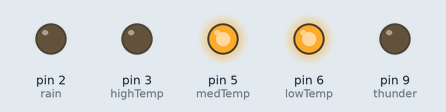
Simulated run of this sketch. Board: Arduino Uno, built for the host (arithmetic inside an expression is 32-bit, double 64-bit). Shown: output pins drawn as LEDs (lit = HIGH).

Above: at 0.1 s.
Timing chart, 0 to 1.6 s (numbered marks = the images above):
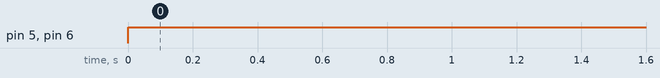

Measured:
- by itself, pin 5 (medTemp), pin 6 (lowTemp): LOW → HIGH at 0.00 s

The sketch:

TempLampMaster.ino
```cpp
// api address
//http://api.openweathermap.org/data/2.5/forecast/city?id=5525577&APPID=d138b452a0709c22d27f2636b1fea9aa&mode=xml
//load shortcuts for arduino ethernet shield
//need to parse xml page in c++
#include <SPI.h>
#include<Ethernet.h>


//Creating variables for pins to use
int highTemp = 3;
int medTemp = 5;
int lowTemp = 6;
int rain = 2;
int thunder = 9;
// Just creating integer variables to use later
int T = 50;
float hT = 0;
float mT = 0;
float lT = 0;

void setup() {
  // put your setup code here, to run once:
  pinMode(highTemp,OUTPUT);
  pinMode(medTemp,OUTPUT);
  pinMode(lowTemp,OUTPUT);
  pinMode(rain, OUTPUT);
  pinMode(thunder,OUTPUT);
}

void loop() {

  //goes after reading api data
  // if statements are put in to include all temperatures
  // For T> some temp, only high temp LED is lit
if (T > 90) {
  digitalWrite(highTemp, HIGH);
  digitalWrite(medTemp, LOW);
  digitalWrite(lowTemp, LOW);
}
// For the higher real range of T, high and medium temp LED's vary in brightness
if (T <= 90 && T >= 70) {
  //Brightness values for each temperature change linearly
  hT = ( (float)T - 70 ) / 20;
  mT = ( 90 - (float)T ) / 20;
  //These values are then applied through PWM
  analogWrite(highTemp, hT*255);
  analogWrite(medTemp, mT*255);
  digitalWrite(lowTemp, LOW);
}
//  for the median real number range of T, only medium LED is on
if (T < 70 && T > 60){
  digitalWrite(highTemp, LOW);
  digitalWrite(medTemp, HIGH);
  digitalWrite(lowTemp, LOW);
}
// For the lower real range of T, medium and low temp LED's vary in brightness
if (T <= 60 && T >= 40) {
  mT = ( (float)T - 40 ) / 20;
  lT = ( 60 - (float)T ) / 20;
  digitalWrite(highTemp, LOW);
  digitalWrite(medTemp, mT*255);
  digitalWrite(lowTemp, lT*255);
}
// For T< some temp, only low temp LED is on
if (T < 40) {
  digitalWrite(highTemp, LOW);
  digitalWrite(medTemp, LOW);
  digitalWrite(lowTemp, HIGH);
}
//rain goes here.
//for these I need to know terms api uses.
//Put thunder after temperature and rain. Will use for loop to get more realistic lightning effect
delay(1000);
}
```
